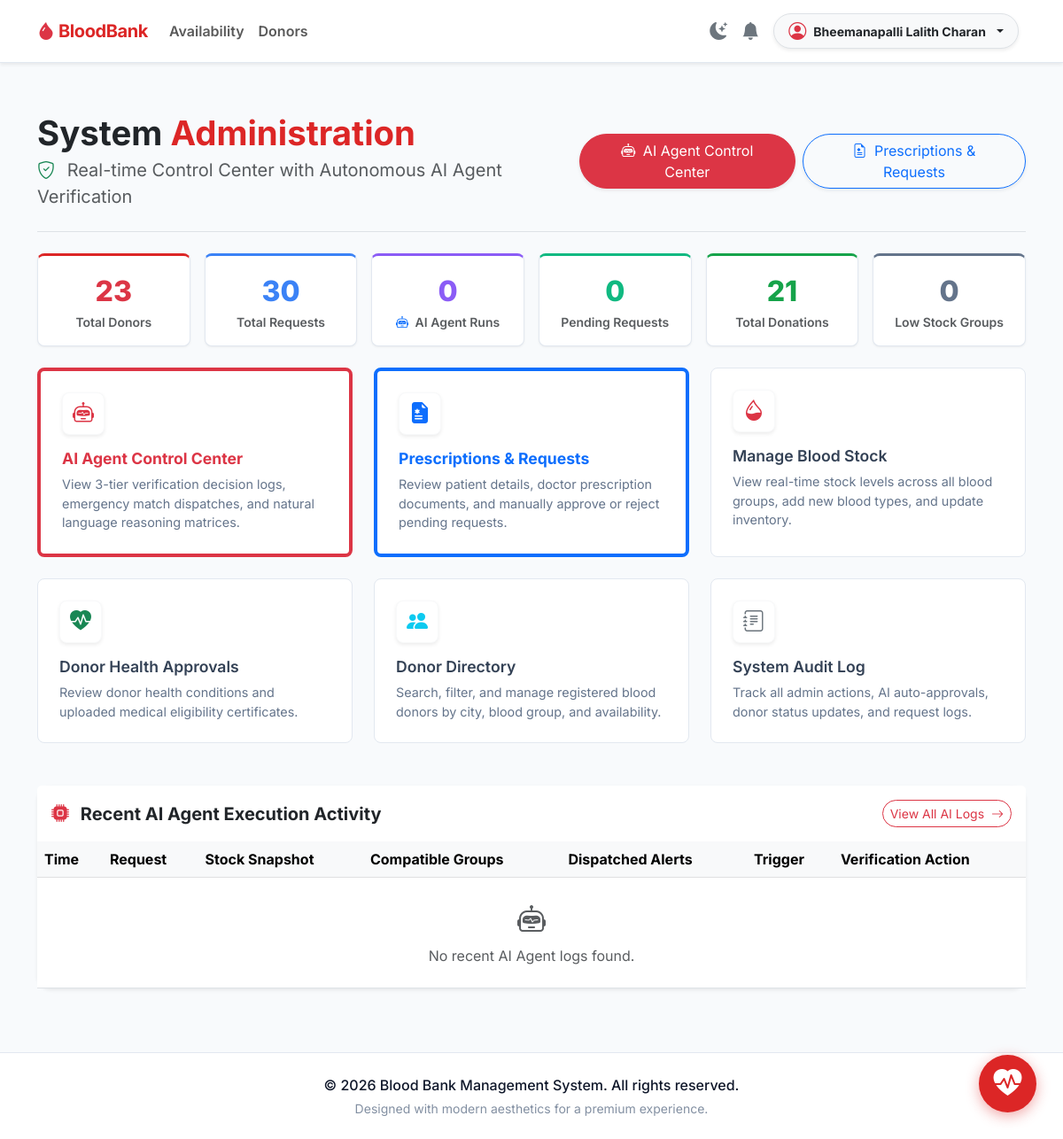
The app's page /dashboard/ (signed in), older data.
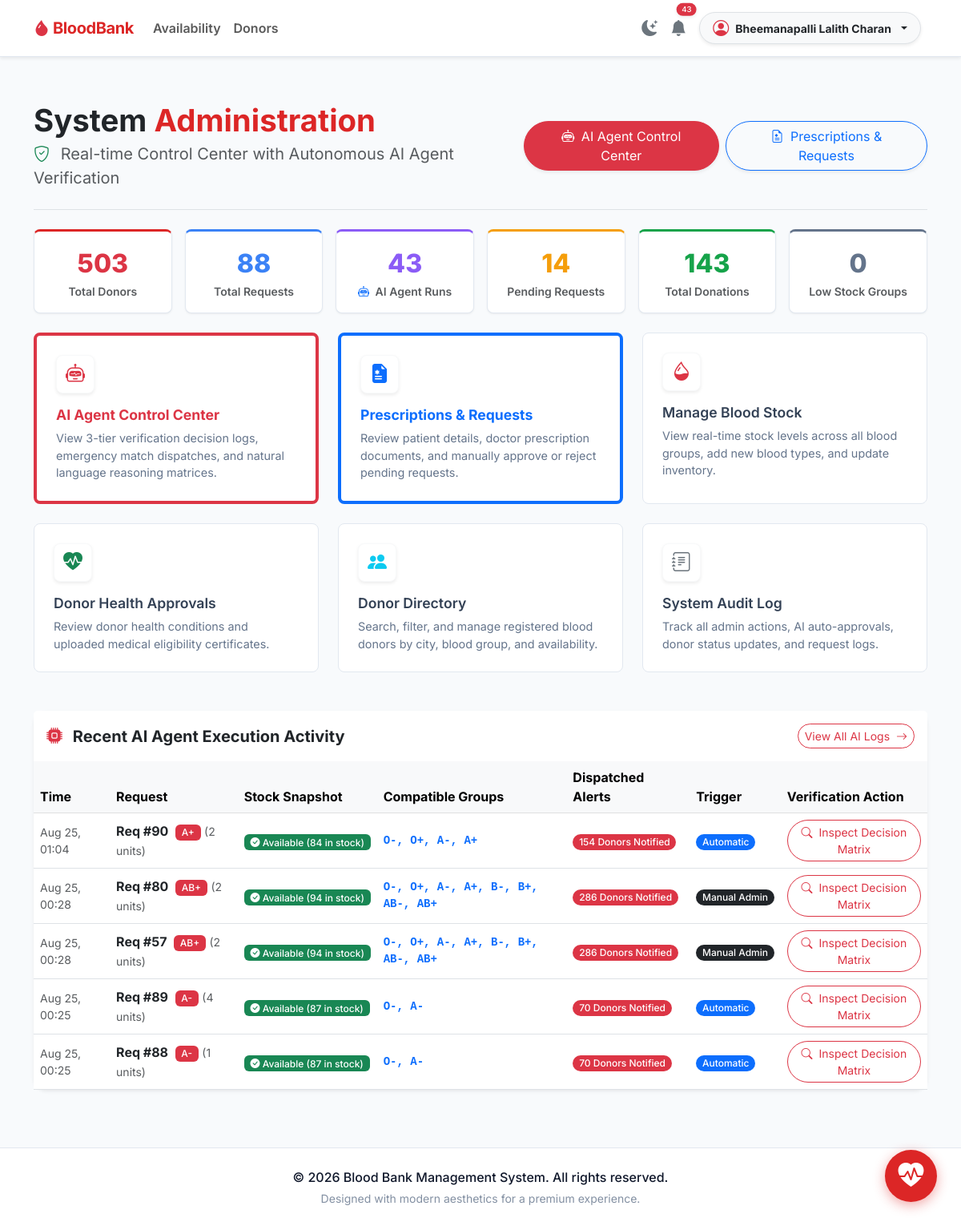
The same page, newer data.
### agents/models.py (models this page shows, shortened)
class AgentExecutionLog(models.Model):
    TRIGGER_CHOICES = (
        ('AUTOMATIC', 'Automatic (System Request)'),
        ('MANUAL_ADMIN', 'Manual Staff Trigger'),
    )
    blood_request = models.ForeignKey(
        BloodRequest,
        on_delete=models.CASCADE,
        related_name='agent_logs'
    )
    trigger_type = models.CharField(
        max_length=20,
        choices=TRIGGER_CHOICES,
        default='AUTOMATIC'
    )
    requested_blood_group = models.CharField(max_length=10)
    units_requested = models.PositiveIntegerField()
    stock_available = models.PositiveIntegerField(default=0)
    compatible_blood_groups = models.CharField(max_length=255)
    eligible_donors_found = models.PositiveIntegerField(default=0)
    donors_notified_count = models.PositiveIntegerField(default=0)
    reasoning_summary = models.TextField()
    created_at = models.DateTimeField(auto_now_add=True)
    class Meta:
        ordering = ['-created_at']

### requests_app/models.py (models this page shows, shortened)
class BloodRequest(models.Model):
    STATUS_CHOICES = (
        ('PENDING', 'Pending'),
        ('APPROVED', 'Approved'),
        ('REJECTED', 'Rejected'),
    )
    URGENCY_CHOICES = (
        ('NORMAL', 'Normal'),
        ('URGENT', 'Urgent'),
        ('EMERGENCY', 'Emergency'),
    )
    user = models.ForeignKey(User, on_delete=models.CASCADE, related_name='blood_requests')
    blood_group = models.ForeignKey(BloodGroup, on_delete=models.CASCADE)
    units_required = models.PositiveIntegerField()
    urgency = models.CharField(
        max_length=20,
        choices=URGENCY_CHOICES,
        default='NORMAL'
    )
    status = models.CharField(
        max_length=20,
        choices=STATUS_CHOICES,
        default='PENDING'
    )
    rejection_reason = models.TextField(blank=True, null=True)
    purpose = models.TextField(blank=True, null=True, help_text="Purpose of blood request (e.g. Surgery, Accident, Anemia)")
    prescription_document = models.FileField(
        upload_to='prescriptions/',
        blank=True, null=True,
        help_text="Doctor's prescription image or PDF document"
    )
    patient_name = models.CharField(max_length=150, blank=True, null=True)
    patient_phone = models.CharField(max_length=20, blank=True, null=True)
    patient_gender = models.CharField(max_length=10, blank=True, null=True)
    patient_address = models.TextField(blank=True, null=True)
    donor = models.ForeignKey(Donor, on_delete=models.SET_NULL, blank=True, null=True, related_name='fulfilled_requests')
    request_date = models.DateTimeField(auto_now_add=True)

### accounts/views.py (the view, shortened to what this page needs)
# urls.py: path('dashboard/', dashboard, name='dashboard'),
@login_required
def dashboard(request):
    user = request.user
    if not user.role:
        return redirect('login')
    if user.role == 'ADMIN':
        from agents.models import AgentExecutionLog
        from django.db.models import Sum
        ai_logs = AgentExecutionLog.objects.select_related('blood_request', 'blood_request__user')
        ai_total_runs = ai_logs.count()
        ai_donors_notified = ai_logs.aggregate(Sum('donors_notified_count'))['donors_notified_count__sum'] or 0
        pending_prescriptions = BloodRequest.objects.filter(status='PENDING').exclude(prescription_document='').count()
        stats = {
            'total_donors':          Donor.objects.count(),
            'total_requests':        BloodRequest.objects.count(),
            'pending_requests':      BloodRequest.objects.filter(status='PENDING').count(),
            'pending_health':        Donor.objects.filter(eligibility_status='PENDING').count(),
            'total_donations':       Donation.objects.count(),
            'low_stock':             BloodStock.objects.filter(units_available__lt=5).count(),
            'unread_messages':       ContactAdminMessage.objects.filter(is_read=False).count(),
            'ai_total_runs':         ai_total_runs,
            'ai_donors_notified':    ai_donors_notified,
            'pending_prescriptions': pending_prescriptions,
        }
        recent_ai_logs = ai_logs[:5]
        return render(request, 'admin_dashboard.html', {
            'stats': stats,
            'recent_ai_logs': recent_ai_logs,
        })
    elif user.role == 'REQUESTER':
        return render(request, 'requester_dashboard.html')
    return redirect('login')

### notifications/context_processors.py (called while the page is built)
def unread_notifications_count(request):
    if request.user.is_authenticated:
        count = request.user.notifications.filter(is_read=False).count()
        return {'unread_notif_count': count}
    return {'unread_notif_count': 0}

### templates/admin_dashboard.html (shortened to what the changed rows need)
{% extends 'base.html' %}
{% block content %}
<div class="d-flex justify-content-between align-items-center mb-4 border-bottom pb-4 mt-3">
  <div>
    <h2 class="text-dark fw-bold mb-1" style="font-size:2.4rem;">
      System <span style="color:var(--primary);">Administration</span>
    </h2>
  </div>
</div>
<div class="row g-3 mb-4">
  <div class="col-6 col-md-4 col-lg-2">
    <div class="premium-card text-center p-3 h-100" style="border-top:3px solid var(--primary);">
      <div class="fw-800 text-danger" style="font-size:2rem;font-weight:800;">{{ stats.total_donors }}</div>
      <div class="text-muted small fw-semibold">Total Donors</div>
    </div>
  </div>
  <div class="col-6 col-md-4 col-lg-2">
    <div class="premium-card text-center p-3 h-100" style="border-top:3px solid #3b82f6;">
      <div style="font-size:2rem;font-weight:800;color:#3b82f6;">{{ stats.total_requests }}</div>
      <div class="text-muted small fw-semibold">Total Requests</div>
    </div>
  </div>
  <div class="col-6 col-md-4 col-lg-2">
    <a href="{% url 'agent_dashboard' %}" class="text-decoration-none">
      <div class="premium-card text-center p-3 h-100" style="border-top:3px solid #8b5cf6;">
        <div style="font-size:2rem;font-weight:800;color:#8b5cf6;">{{ stats.ai_total_runs }}</div>
        <div class="text-muted small fw-semibold"><i class="bi bi-robot text-primary me-1"></i> AI Agent Runs</div>
      </div>
    </a>
  </div>
  <div class="col-6 col-md-4 col-lg-2">
    <a href="{% url 'admin_requests' %}" class="text-decoration-none">
      <div class="premium-card text-center p-3 h-100" style="border-top:3px solid {% if stats.pending_prescriptions > 0 %}#f59e0b{% else %}#10b981{% endif %};">
        <div style="font-size:2rem;font-weight:800;color:{% if stats.pending_prescriptions > 0 %}#f59e0b{% else %}#10b981{% endif %};">
          {{ stats.pending_requests }}
        </div>
        <div class="text-muted small fw-semibold">Pending Requests</div>
      </div>
    </a>
  </div>
  <div class="col-6 col-md-4 col-lg-2">
    <div class="premium-card text-center p-3 h-100" style="border-top:3px solid #16a34a;">
      <div style="font-size:2rem;font-weight:800;color:#16a34a;">{{ stats.total_donations }}</div>
      <div class="text-muted small fw-semibold">Total Donations</div>
    </div>
  </div>
</div>
<div class="card border-0 shadow-sm rounded-4 mb-5">
  <div class="table-responsive">
    <table class="table table-hover align-middle mb-0">
      <thead class="table-light">
        <tr>
          <th>Time</th>
          <th>Request</th>
          <th>Stock Snapshot</th>
          <th>Compatible Groups</th>
          <th>Dispatched Alerts</th>
          <th>Trigger</th>
          <th>Verification Action</th>
        </tr>
      </thead>
      <tbody>
        {% for log in recent_ai_logs %}
        <tr>
          <td class="small text-muted">{{ log.created_at|date:"M d, H:i" }}</td>
          <td>
            <span class="fw-bold">Req #{{ log.blood_request.id }}</span>
            <span class="badge bg-danger ms-1">{{ log.requested_blood_group }}</span>
            <span class="small text-muted">({{ log.units_requested }} units)</span>
          </td>
          <td>
            {% if log.stock_available < log.units_requested %}
              <span class="badge bg-warning text-dark"><i class="bi bi-exclamation-triangle-fill"></i> Shortage ({{ log.stock_available }} in stock)</span>
            {% else %}
              <span class="badge bg-success"><i class="bi bi-check-circle-fill"></i> Available ({{ log.stock_available }} in stock)</span>
            {% endif %}
          </td>
          <td class="small font-monospace text-primary fw-bold">{{ log.compatible_blood_groups }}</td>
          <td>
            <span class="badge bg-danger rounded-pill">{{ log.donors_notified_count }} Donors Notified</span>
          </td>
          <td>
            {% if log.trigger_type == 'AUTOMATIC' %}
              <span class="badge bg-primary rounded-pill">Automatic</span>
            {% else %}
              <span class="badge bg-dark rounded-pill">Manual Admin</span>
            {% endif %}
          </td>
          <td>
            <a href="{% url 'agent_dashboard' %}" class="btn btn-sm btn-outline-danger rounded-pill">
              <i class="bi bi-search me-1"></i> Inspect Decision Matrix
            </a>
          </td>
        </tr>
        {% empty %}
        <tr>
          <td colspan="7" class="text-center py-4 text-muted">
            <i class="bi bi-robot fs-2 d-block mb-1"></i>
            No recent AI Agent logs found.
          </td>
        </tr>
        {% endfor %}
      </tbody>
    </table>
  </div>
</div>
{% endblock %}

### templates/base.html (shortened to what this page needs)
{% load static %}
<!DOCTYPE html>
<html lang="en">
<head>
    <link href="https://cdn.jsdelivr.net/npm/bootstrap@5.3.0/dist/css/bootstrap.min.css" rel="stylesheet">
    <link rel="stylesheet" href="https://cdn.jsdelivr.net/npm/bootstrap-icons@1.10.5/font/bootstrap-icons.css">
    <link rel="stylesheet" href="{% static 'css/style.css' %}">
</head>
<body>
    <nav class="navbar navbar-expand-lg sticky-top shadow-sm">
        <div class="container">
            <a class="navbar-brand fw-bold" href="/">
                <i class="bi bi-droplet-fill text-danger"></i> BloodBank
            </a>
            <div class="collapse navbar-collapse" id="navbarNav">
                <ul class="navbar-nav me-auto mb-2 mb-lg-0">
                    <li class="nav-item">
                        <a class="nav-link fw-semibold" href="{% url 'blood_availability' %}">Availability</a>
                    </li>
                    <li class="nav-item">
                        <a class="nav-link fw-semibold" href="{% url 'donor_search' %}">Donors</a>
                    </li>
                </ul>
                <ul class="navbar-nav ms-auto align-items-center">
                    <li class="nav-item me-3">
                        <button class="btn btn-link nav-link px-0 text-secondary" id="themeToggle" title="Toggle Dark/Light Mode">
                            <i class="bi bi-moon-stars-fill fs-5" id="themeIcon"></i>
                        </button>
                    </li>
                    {% if request.user.is_authenticated %}
                        <li class="nav-item me-3 position-relative">
                            <a href="{% url 'notifications_view' %}" class="nav-link px-0 text-secondary" title="Notifications">
                                <i class="bi bi-bell-fill fs-5"></i>
                                {% if unread_notif_count > 0 %}
                                    <span class="position-absolute top-0 start-100 translate-middle badge rounded-pill bg-danger shadow-sm" style="font-size: 0.6rem; padding: 0.35em 0.65em;">
                                        {{ unread_notif_count }}
                                    </span>
                                {% endif %}
                            </a>
                        </li>
                        <li class="nav-item dropdown me-2">
                            <a class="nav-link dropdown-toggle d-flex align-items-center gap-2 py-1 px-3 bg-light border rounded-pill shadow-sm text-dark" href="#" id="userDropdown" role="button" data-bs-toggle="dropdown" aria-expanded="false">
                                <i class="bi bi-person-circle fs-5 text-danger"></i>
                                <span class="fw-bold small">{{ request.user.get_full_name|default:request.user.username }}</span>
                            </a>
                        </li>
                    {% endif %}
                </ul>
            </div>
        </div>
    </nav>
    <main class="flex-grow-1 py-4">
        <div class="container pt-3">
            {% block content %}
            {% endblock %}
        </div>
    </main>
    <footer>
        <div class="container">
            <p class="mb-0 fw-medium">
                &copy; {{ request.user.last_login|date:"Y"|default:"2026" }} Blood Bank Management System. All rights reserved.
            </p>
            <p class="small mt-1 mb-0" style="color: var(--text-muted); opacity: 0.8;">Designed with modern aesthetics for a premium experience.</p>
        </div>
    </footer>
    <a href="{% url 'request_blood' %}" class="floating-emergency-btn shadow-hover" title="Emergency Blood Request">
        <i class="bi bi-heart-pulse-fill"></i>
    </a>
</body>
</html>

Row changes from the older to the newer data that the page shows:
added AgentExecutionLog: created_at "Aug 25, 01:04", blood_request.id "90", requested_blood_group "A+", units_requested "2", stock_available "84", compatible_blood_groups "O-, O+, A-, A+", donors_notified_count "154", trigger_type "Automatic"
added AgentExecutionLog: created_at "Aug 25, 00:28", blood_request.id "80", requested_blood_group "AB+", units_requested "2", stock_available "94", compatible_blood_groups "O-, O+, A-, A+, B-, B+, AB-, AB+", donors_notified_count "286", trigger_type "Manual Admin"
added AgentExecutionLog: created_at "Aug 25, 00:28", blood_request.id "57", requested_blood_group "AB+", units_requested "2", stock_available "94", compatible_blood_groups "O-, O+, A-, A+, B-, B+, AB-, AB+", donors_notified_count "286", trigger_type "Manual Admin"
added AgentExecutionLog: created_at "Aug 25, 00:25", blood_request.id "89", requested_blood_group "A-", units_requested "4", stock_available "87", compatible_blood_groups "O-, A-", donors_notified_count "70", trigger_type "Automatic"
added AgentExecutionLog: created_at "Aug 25, 00:25", blood_request.id "88", requested_blood_group "A-", units_requested "1", stock_available "87", compatible_blood_groups "O-, A-", donors_notified_count "70", trigger_type "Automatic"
Text that changed along with them:
{{ unread_notif_count }}: (not shown) → "43"
{{ stats.total_donors }}: "23" → "503"
{{ stats.total_requests }}: "30" → "88"
{{ stats.ai_total_runs }}: "0" → "43"
{{ stats.pending_requests }}: "0" → "14"
{{ stats.total_donations }}: "21" → "143"
text no longer shown: "No recent AI Agent logs found."
